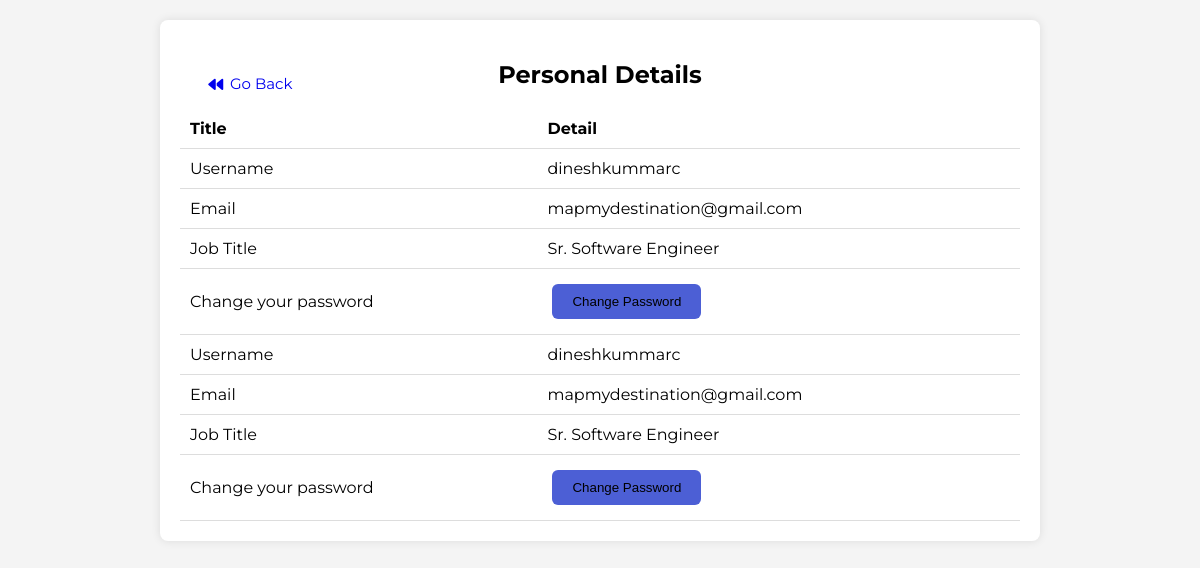
The page /employeeSettings.php (signed in) on the database its author committed.
### tables this page shows
CREATE TABLE IF NOT EXISTS `employee` (
  `e_username` varchar(200) DEFAULT NULL,
  `e_email` varchar(200) DEFAULT NULL,
  `e_password` varchar(200) DEFAULT NULL,
  `e_jobtitle` varchar(200) DEFAULT NULL
);

### employeeSettings.php (the view, shortened to what this page needs)
<!DOCTYPE html>
<html lang="en">
<head>
    <link rel="stylesheet" href="appliedJob.css">
    <link rel="stylesheet" href="https://cdnjs.cloudflare.com/ajax/libs/font-awesome/6.4.0/css/all.min.css" />
</head>
<body>
<div class="goback">
        <a href="employeeDashboard.php"><i class="fa-solid fa-backward"></i>Go Back</a>
    </div>
<div id="container">
    <h2>Personal Details</h2>
    <table>
        <thead>
        <tr>
            <th>Title</th>
            <th>Detail</th>
        </tr>
        </thead>
        <tbody>
        <?php
        require 'database.php';
if(isset($_SESSION['email']) || isset($_SESSION['username'])) {
    $employeeEmail = isset($_SESSION['email']) ? $_SESSION['email'] : '';
    $employeeUsername = isset($_SESSION['username']) ? $_SESSION['username'] : '';
    $sql = "Select * from employee where e_email = '$employeeEmail' OR e_username = '$employeeUsername'";
    $result = $conn->query($sql);
    if ($result->num_rows > 0) {
        while($row = $result->fetch_assoc()) {
            echo "<tr>";
            echo "<td>Username</td>";
            echo "<td>" . $row["e_username"] . "</td>";
            echo "</tr>";
            echo "<tr>";
            echo "<td>Email</td>";
            echo "<td>" . $row["e_email"]  . "</td>";
            echo "</tr>";
            echo "<tr>";
            echo "<td>Job Title</td>";
            echo "<td>" . $row["e_jobtitle"]  . "</td>";
            echo "</tr>";
            echo "<tr>";
            echo "<td>Change your password</td>";
            echo "<td><a href='empChangePassword.php'><button class='btn'>Change Password</button></a></td>";
            echo "</tr>";
        }
    } else {
        echo "<tr><td colspan='2'>No employee found.</td></tr>";
    }
}
else {
    echo "<p>Please <a href='login.php'>log in</a> to view this page.<p>";
}
?>
        </tbody>
    </table>
</div>
</body>
</html>

### appliedJob.css (style rules this page uses)
body { margin: 0; padding: 0; font-family: Montserrat, sans-serif; background-color: #f4f4f4; }
#container { width: 70%; margin: 20px auto; padding: 20px; background-color: #fff; border-radius: 8px; box-shadow: 0 0 10px rgba(0,0,0,0.1); }
h2 { text-align: center; }
table { width: 100%; border-collapse: collapse; }
table th, table td { padding: 10px; text-align: left; border-bottom: 1px solid #ddd; }
.btn { margin: 5px; padding: 10px 20px; border: none; background: #4C5FD5; border-radius: 6px; cursor: pointer; }
a { text-decoration: none; }
.goback a, .goback i { font-size: 15px; cursor: pointer; position: absolute; top: 8%; left: 15%; padding: 10px; }
.goback a { padding-left: 50px; padding-top: 10px; text-decoration: none; }

### rows shown on the page
employee: e_username "dineshkummarc", e_email "mapmydestination@gmail.com", e_jobtitle "Sr. Software Engineer"
employee: e_username "dineshkummarc", e_email "mapmydestination@gmail.com", e_jobtitle "Sr. Software Engineer"
